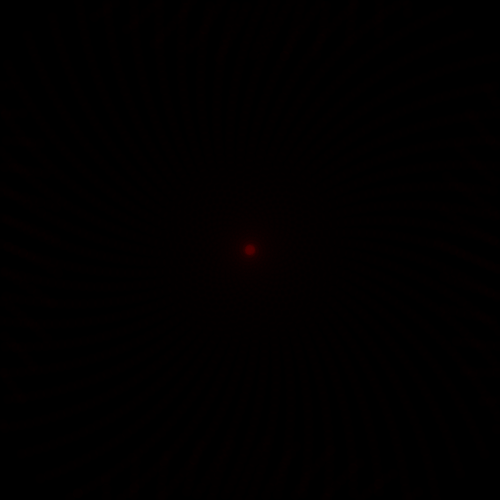
Frame 1 (no input)
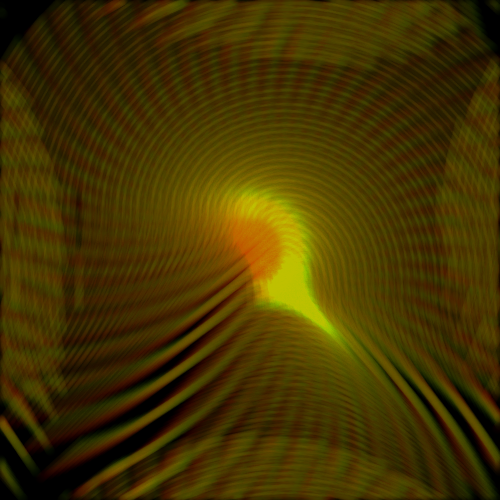
Frame 60 (the mouse pressed at the canvas centre just before this capture)
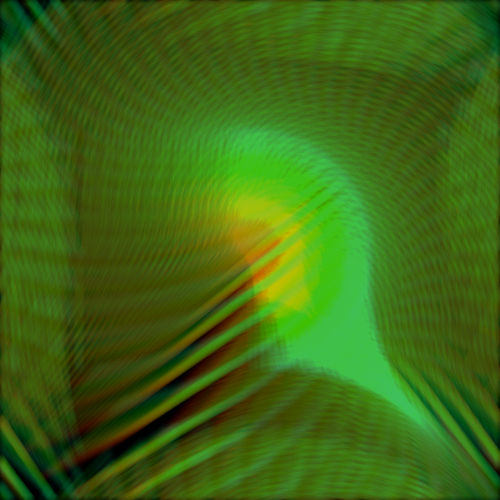
Frame 120 (the mouse held since frame 60 and released just before this capture)

The Processing sketch that drew these frames (run headless with seeded random() and noise(); from frame 60 on, the mouse is pressed at the canvas centre):

// Processing sketch: processing_2643
// ── processing_2643.pde

int num = 2500 ;
Curve[] myCurve = new Curve[num];
void setup(){
  background(0);
  smooth();
  colorMode(HSB, 255);
  noStroke();
  size(500, 500);
  
  for(int i = 0; i < num; i++){
    myCurve[i] = new Curve(2*PI/2500*i*1.61*500, 1, i/(i+1), 100, 250+i/8*sin(2*PI/2500*i*1.61*500), 250+i/8*cos(2*PI/2500*i*1.61*500));
}
}
void draw(){
  for(int i = 0; i < num; i++){
      myCurve[i].display();
}

}
void mousePressed(){
  background(0);
}
class Curve {
  float lineX;
  float lineY;
  float angle;
  float increment;
  float frequency;
  float amplitude;
  float disOr = 0;
  float angleNorm = -1/angle;
  float slope;
  float mx;
  float my;
  float originX;
  float originY;
Curve(float tempangle, float tempincrement, float tempfrequency, float tempamplitude, float templineX, float templineY){
  angle = tempangle;
  amplitude = tempamplitude;
  increment = tempincrement;
  frequency = tempfrequency;
  disOr = 0;
  angleNorm = -1/angle;
  if (angle%(2*PI) > PI/2 && angle%(2*PI) < 3*PI/2){
  slope = -tan(angle);
}
if (angle%(2*PI) < PI/2 || angle%(2*PI) > 3*PI/2){
  slope = tan(angle);
}
  mx = sqrt(sq(increment)/(1+sq(slope)));
  my = slope*mx;
  frequency = tempfrequency/500*sqrt(2);
  lineX = templineX;
  lineY = templineY;
}
void display() {
  if(lineX + amplitude*sin(disOr*2*PI*frequency)*cos(angleNorm) > 500){
    lineX -= 500;
  }
  if(lineX + amplitude*sin(disOr*2*PI*frequency)*cos(angleNorm) < 0){
    lineX += 500;
  }
  if(lineY+amplitude*sin(disOr*2*PI*frequency)*sin(angleNorm) > 500){
    lineY -= 500;
  }
  if(lineY+amplitude*sin(disOr*2*PI*frequency)*sin(angleNorm) < 0){
    lineY += 500;
  }
  fill(disOr%255, 255, 255, 2);
  ellipse(lineX + amplitude*sin(disOr*2*PI*frequency)*cos(angleNorm), lineY+amplitude*sin(disOr*2*PI*frequency)*sin(angleNorm), 10, 10);
  lineX += mx;
  lineY += my;
  disOr += increment;
  }
}
